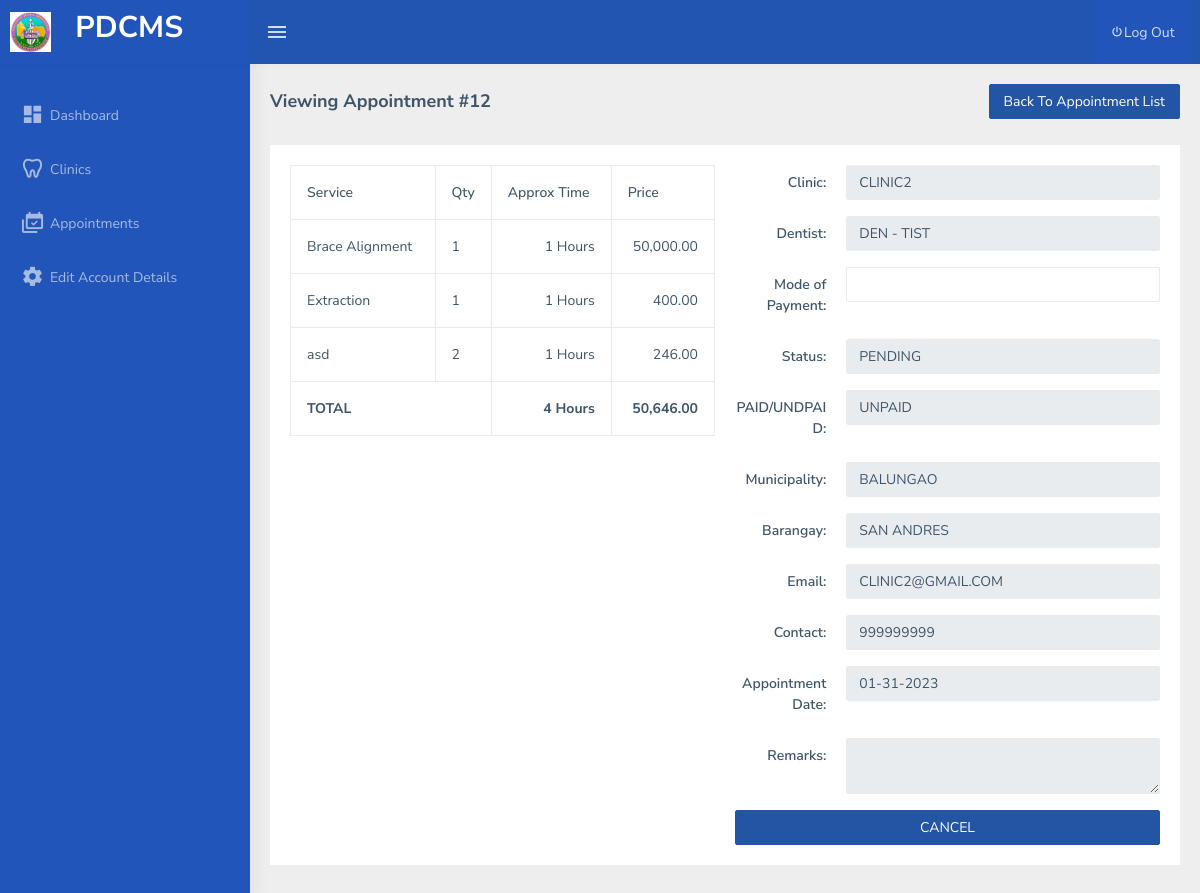
/patient/view_appointment.php?id=12 (signed in), run on an earlier commit of the app's database.
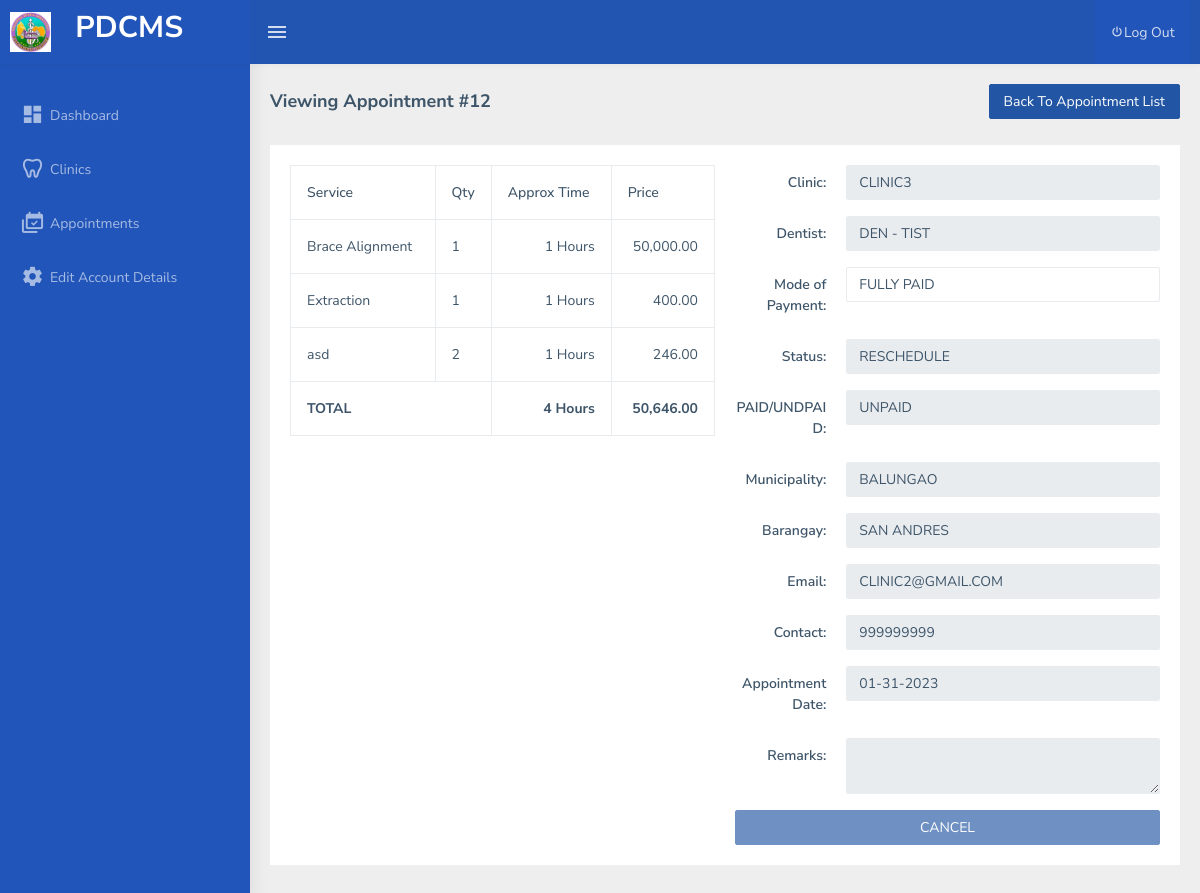
And on a later commit of the database.
### tables this page shows
CREATE TABLE `tbl_clinic` (
  `clinic_id` int(11) NOT NULL AUTO_INCREMENT,
  `name` varchar(255) DEFAULT NULL,
  `image` varchar(255) DEFAULT NULL,
  `description` text DEFAULT NULL,
  `prc_id` varchar(255) DEFAULT NULL,
  `business_permit` varchar(255) DEFAULT NULL,
  `nbi` varchar(255) DEFAULT NULL,
  `birth_certificate` varchar(255) DEFAULT NULL,
  `prc_no` varchar(45) DEFAULT NULL,
  `mayors_permit` varchar(255) DEFAULT NULL,
  `date_created` datetime DEFAULT current_timestamp(),
  PRIMARY KEY (`clinic_id`)
);

CREATE TABLE `tbl_appointment` (
  `id` int(11) NOT NULL AUTO_INCREMENT,
  `patient_id` int(11) DEFAULT NULL,
  `clinic_id` int(11) DEFAULT NULL,
  `appointment_date` date DEFAULT NULL,
  `remarks` text DEFAULT NULL,
  `date_created` date DEFAULT NULL,
  `status_id` int(11) DEFAULT 1,
  `paid_id` int(11) DEFAULT 1,
  `dentist_id` int(11) DEFAULT NULL,
  `image` varchar(255) DEFAULT NULL,
  `mode_of_payment` int(11) DEFAULT NULL,
  `acceptable` int(11) DEFAULT NULL,
  `dental_admin_id` int(11) DEFAULT NULL,
  PRIMARY KEY (`id`)
);

CREATE TABLE `tbl_appointment_status` (
  `id` int(11) NOT NULL AUTO_INCREMENT,
  `name` varchar(255) DEFAULT NULL,
  PRIMARY KEY (`id`)
);

CREATE TABLE `tbl_appointment_paid_status` (
  `id` int(11) NOT NULL AUTO_INCREMENT,
  `name` varchar(255) DEFAULT NULL,
  PRIMARY KEY (`id`)
);

CREATE TABLE `tbl_city` (
  `name` text DEFAULT NULL,
  `id` varchar(45) NOT NULL DEFAULT '0',
  `CreatedDate` datetime DEFAULT current_timestamp(),
  PRIMARY KEY (`id`),
  KEY `citymunCode` (`id`)
);

CREATE TABLE `tbl_barangay` (
  `id` text DEFAULT NULL,
  `name` text DEFAULT NULL,
  `city_id` text DEFAULT NULL,
  `CreatedDate` datetime DEFAULT current_timestamp()
);

CREATE TABLE `tbl_userinfo` (
  `id` int(255) NOT NULL AUTO_INCREMENT,
  `municipality` varchar(255) NOT NULL,
  `barangay` varchar(255) NOT NULL,
  `email` varchar(255) NOT NULL,
  `contact` varchar(255) DEFAULT NULL,
  `first_name` varchar(255) DEFAULT NULL,
  `last_name` varchar(255) DEFAULT NULL,
  PRIMARY KEY (`id`)
);

### includes/functions.php (called while the page is built, shortened)
<?php
function get_one($sql)
{
    $result = mysqli_query($_SESSION['conn'], $sql);
    while ($row = mysqli_fetch_object($result)) {
        return $row;
    }
}
function get_list($sql)
{
    $result = mysqli_query($_SESSION['conn'], $sql);
    $temp = array();
    while ($row = $result->fetch_assoc()) {
        $temp[] = $row;
    }
    return $temp;
}
function get_clinic($id = 0)
{
    return !empty($id)  ? get_one("SELECT c.*,ui.*,b.name as `barangay`, cc.name as `municipality`, concat(ui.first_name,' ', ui.last_name) as `fullname` from tbl_clinic c inner join tbl_user u on u.clinic_id = c.clinic_id and u.access_id = 2 inner join tbl_userinfo ui on ui.id = u.id inner join tbl_city cc on cc.id = ui.municipality inner join tbl_barangay b on b.id = ui.barangay where c.clinic_id = $id limit 1") : null;
}
function get_paid_status($id = 0)
{
    return !empty($id) ? get_one("SELECT name from tbl_appointment_paid_status where id = $id")->name : '';
}
function get_appointment_status($id = 0)
{
    return !empty($id) ? get_one("SELECT name from tbl_appointment_status where id = $id")->name : '';
}

### patient/view_appointment.php (the view, shortened to what the changed rows need)
<?php include 'header.php'; ?>
<div class="page-wrapper">
  <div class="container-fluid">
    <div class="row">
      <div class="col-md-12">
        <div class="card">
          <div class="card-body">
            <div class="row">
              <div class="col-md-6">
                <form method="post">
                  <div class="table-responsive">
                    <table id="table_eto" class="table table-bordered">
                      <thead>
                        <tr>
                          <th>Service</th>
                          <th style="width: 0.1%;">Qty</th>
                          <th>Approx Time</th>
                          <th>Price</th>
                        </tr>
                      </thead>
                      <?php $id = $_GET['id']  ?>
                    </table>
                  </div>
                </form>
              </div>
              <?php $clinic_details = get_clinic(get_one("SELECT clinic_id from tbl_appointment where id = $id")->clinic_id); ?>
              <?php $appointment_details = get_one("SELECT DATE_FORMAT(appointment_date,'%m-%d-%Y') as appointment_date, remarks,status_id,paid_id,id from tbl_appointment where id = $id"); ?>
              <div class="col-md-6">
                <form method="post" onsubmit="return confirm('Are you sure?');">
                  <div class="form-group row">
                    <div class="col-sm-9">
                      <div class="input-group">
                        <input type="text" class="form-control" disabled value="<?= isset($clinic_details->name) ? $clinic_details->name : '' ?>" />
                      </div>
                    </div>
                  </div>
                  <div class="form-group row">
                    <div class="col-sm-9">
                      <div class="input-group">
                        <select id="" class="form-control" name="mode_of_payment" style="width: 100px;">
                          <?php if (isset($clinic_details)) { ?>
                            <?php foreach (get_list("select * from tbl_mode_of_payment") as $res) { ?>
                              <option value="<?= $res['id'] ?>" <?= ($clinic_details->mode_of_payment ?? 0) == $res['id'] ? 'selected' : ''  ?>><?= strtoupper($res['name']) ?></option>
                            <?php } ?>
                        </select>
                      <?php } ?>
                      </div>
                    </div>
                  </div>
                  <div class="form-group row">
                    <div class="col-sm-9">
                      <div class="input-group">
                        <input type="text" class="form-control" disabled value="<?= get_appointment_status($appointment_details->status_id) ?>" />
                      </div>
                    </div>
                  </div>
                  <div class="form-group row">
                    <div class="col-sm-9">
                      <div class="input-group">
                        <input type="text" class="form-control" disabled value="<?= get_paid_status($appointment_details->paid_id) ?>" />
                      </div>
                    </div>
                  </div>
                  <div class="form-group row">
                    <div class="col-sm-9">
                      <div class="input-group">
                        <input type="text" class="form-control" disabled value="<?= isset($clinic_details->municipality) ? $clinic_details->municipality : '' ?>" />
                      </div>
                    </div>
                  </div>
                  <div class="form-group row">
                    <div class="col-sm-9">
                      <div class="input-group">
                        <input type="text" class="form-control" disabled value="<?= isset($clinic_details->barangay) ? $clinic_details->barangay : '' ?>" />
                      </div>
                    </div>
                  </div>
                  <div class="form-group row">
                    <div class="col-sm-9">
                      <div class="input-group">
                        <input type="text" class="form-control" disabled value="<?= isset($clinic_details->email) ? $clinic_details->email : '' ?>" />
                      </div>
                    </div>
                  </div>
                  <div class="form-group row">
                    <div class="col-sm-9">
                      <div class="input-group">
                        <input type="text" class="form-control" disabled value="<?= isset($clinic_details->contact) ? $clinic_details->contact : '' ?>" />
                      </div>
                    </div>
                  </div>
                </form>
              </div>
            </div>
          </div>
        </div>
      </div>
    </div>
  </div>
  <?php include 'footer.php'; ?>

What changed in the data, as far as the page shows it:
changed tbl_clinic "BALUNGAO": name "clinic2" → "clinic3"
changed tbl_appointment "UNPAID": status.name "PENDING" → "RESCHEDULE"; status_id 1 → 3 (drawn)
Also different on the page:
form field mode_of_payment: (not shown) → "FULLY PAID"
